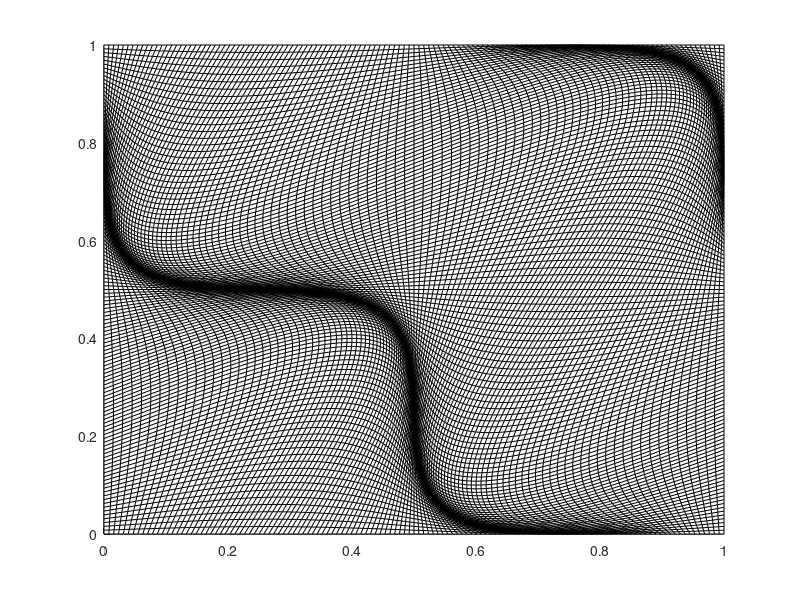
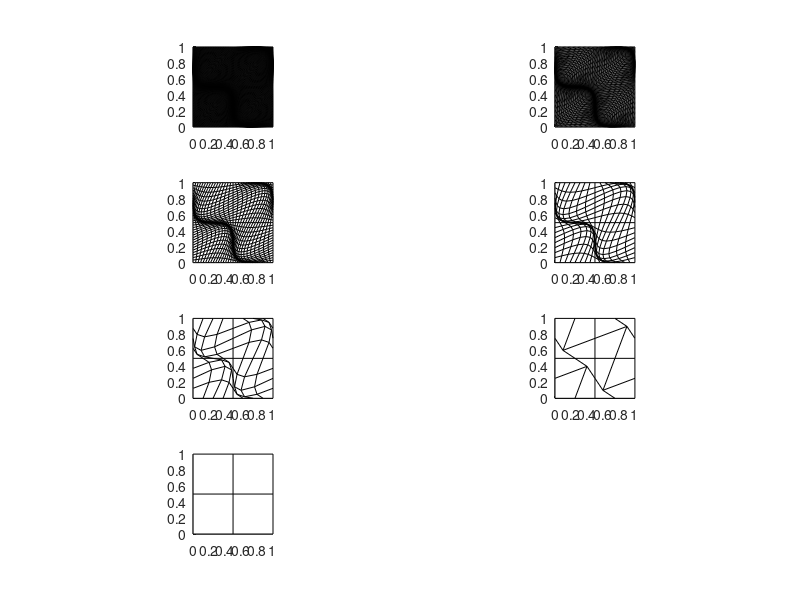

Here is the MATLAB script that generated these plots, in order:
clear all; close all; clc

logi_save_plots = false;
logi_write_file = true;

L=1;
n=2^7; %= 2^4
h=L/n;
xi=linspace(0,L,n+1);
eta=xi;
fraction=0.15;

for i=1:n+1
    %     ax=1;   if(i==1|i==n+1),ax=0;end
    for j=1:n+1
        %         ay=1;   if(j==1|j==n+1),ay=0;end
        x(i,j) = xi(i) + L*fraction*sin(2*pi*xi(i)/L)*sin(2*pi*eta(j)/L);
        y(i,j) = eta(j)+ L*fraction*sin(2*pi*xi(i)/L)*sin(2*pi*eta(j)/L);
    end
end

figure(1);
surf(x,y,ones(n+1,n+1),'FaceColor','white');
view(0,90);

% n = 2^nc --> log_2(n) = nc
nc = log2(n);
integerTest = ( nc == floor(nc) );
if ~integerTest
    error('must be embedded');
end
figure(2);
q1=(ceil(nc/2));
q2=ceil(nc/q1);
for k=1:nc
    skip=2^(k-1);
    subplot(q1,q2,k);
    nm_ = 2^(nc-k+1)+1;
    surf(x(1:skip:end,1:skip:end),y(1:skip:end,1:skip:end),ones(nm_,nm_),'FaceColor','white');
    set(gca,'PlotBoxAspectRatio',[5 5 1])
    view(0,90);
end

if(logi_save_plots)
    output_file1=strcat('.\figs\smooth_quad_mesh_L',int2str(L),'_n',int2str(n),'_emb','_a',num2str(fraction,3));
    print('-dpdf',strcat(output_file1,'.pdf'));
    print('-dpng',strcat(output_file1,'.png'));
    saveas(gcf,strcat(output_file1,'.fig'),'fig');
end

if(~logi_write_file), return; end

%---------------------------------------------
% save txt file
matID=1;
srcID=1;
% date and time;
[yr, mo, da, hr, mi, s] = datevec(now);


% save embedded meshes
x_sav=x;
y_sav=y;
for k=1:nc

    %%%%%%%%%%%%%%%%%%%%%
    nm_ = 2^(nc-k+1)+1;
    skip=2^(k-1);
    x=x_sav(1:skip:end,1:skip:end);
    y=y_sav(1:skip:end,1:skip:end);
    %%%%%%%%%%%%%%%%%%%%%
    output_file_k=strcat('.\figs\smooth_quad_mesh_L',int2str(L),...
        '_nc',int2str(nc),'_emb',int2str(nc-k+1),'_a',num2str(fraction,3),'.txt');
    fid=fopen(output_file_k,'w');

    fprintf(fid,'# Date: %d/%d/%d   Time: %d:%d\n', mo, da, yr, hr, mi);

    fprintf(fid,'# dimensions \n');
    fprintf(fid,'%g %g \n',L,L);

    n = (nm_-1);
    ncells = n*n;

    fprintf(fid,'# connectivity \n');
    fprintf(fid,'%d\n',ncells);
    for iel=1:ncells
        skip = 4*(iel-1);
        i1 = skip + 1;
        i2 = skip + 2;
        i3 = skip + 3;
        i4 = skip + 4;
        fprintf(fid,'%d %d %d %d %d %d %d \n',4,i1,i2,i3,i4,matID,srcID);
    end

    fprintf(fid,'# DG vertices (counter-clockwise) \n');
    fprintf(fid,'%d\n',4*ncells);
    for i=1:n
        for j=1:n
            fprintf(fid,' %g %g \n %g %g \n %g %g \n %g %g \n',...
                x(i,j)    ,y(i,j)    ,...
                x(i+1,j)  ,y(i+1,j)  ,...
                x(i+1,j+1),y(i+1,j+1),...
                x(i,j+1)  ,y(i,j+1)  );
        end
    end

    fprintf(fid,'# grid vertices (counter-clockwise) \n');
    fprintf(fid,'%d\n',(n+1)^2);
    for i=1:n+1
        for j=1:n+1
            fprintf(fid,'%g %g \n',x(i,j),y(i,j) );
        end
    end

    fclose(fid);
    %%%%
end % embedded meshes save

